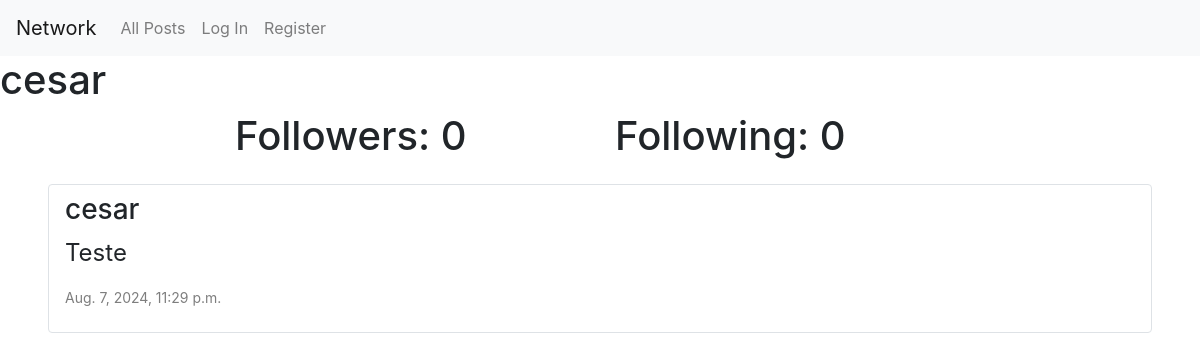
The page /profile/2 on the database its author committed.
### network/models.py (models this page shows, shortened)
class User(AbstractUser):
    pass

class Post(models.Model):
    content = models.CharField(max_length=140)
    author = models.ForeignKey(User, on_delete=models.CASCADE, related_name="author")
    date = models.DateTimeField(auto_now_add=True)

### network/views.py (the view)
# urls.py: path("profile/<int:user_id>", views.profile_page, name="profile"),
def profile_page(request,user_id):
    author = User.objects.get(pk=user_id)
    myPosts = Post.objects.filter(author=user_id).order_by("id").reverse()
    following = Follow.objects.filter(user=author)
    followers = Follow.objects.filter(user_follow=author)
    paginator = Paginator(myPosts, 1)
    myPosts = paginator.get_page(request.GET.get('page'))
    try:
        checkFollow = followers.filter(user=User.objects.get(pk=request.user.id))
        if len(checkFollow) !=0:
            isFollow = True
        else:
            isFollow = False
    except:
        isFollow = False
    return render(request, "network/profile.html",{
        "myPosts": myPosts,
        "username": author.username,
        "following": following,
        "followers": followers,
        "isFollow": isFollow,
        "user_profile": author
    })

### network/templates/network/profile.html (shortened to what this page needs)
{% extends 'network/layout.html' %}
{% block body %}
  <h1>{{ username }}</h1>
  <div class="container">
    <div class="row justify-content-center">
      <h1 class="col-4">Followers: {{ followers.count }}</h1>
      <h1 class="col-4">Following: {{ following.count }}</h1>
    </div>
  </div>
  <div class="all-posts">
    {% for post in myPosts %}
      <div class="post-card rounded my-3 mx-5 border py-2 px-3">
        <h3>{{ post.author }}</h3>
        <p>{{ post.content }}</p>
        <p>{{ post.date }}</p>
      </div>
    {% endfor %}
  </div>
{% endblock %}

### network/static/network/styles.css (style rules this page uses)
.all-posts p:last-child { font-size: 14px; color: rgb(126, 126, 126); }
.all-posts p { font-size: 24px; }

### rows shown on the page
User: username "cesar"
Post: author "cesar", content "Teste", date "Aug. 7, 2024, 11:29 p.m."

### other values the page prints
{{ followers.count }} "0"
{{ following.count }} "0"
